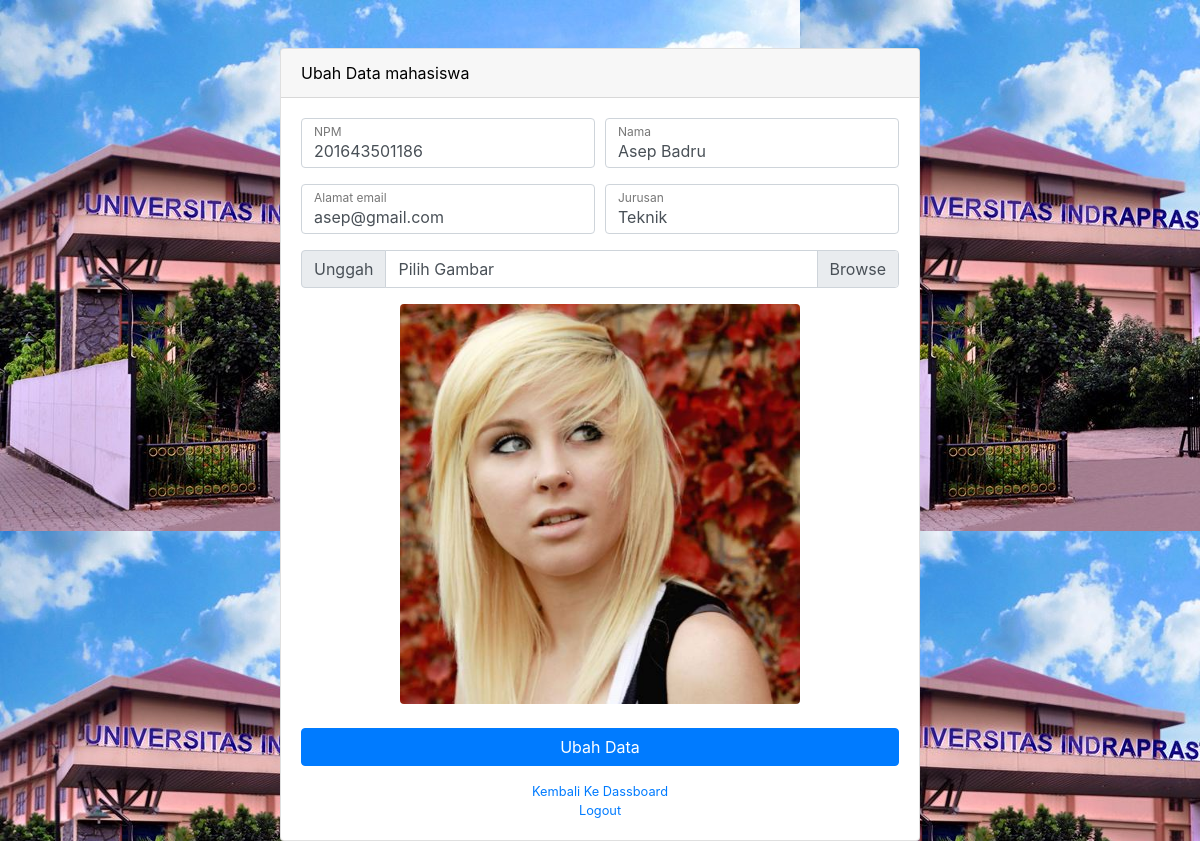
The page /15abdulaziz-edit-template2/ubah.php?id=16 (signed in) on the database its author committed.
### tables this page shows
CREATE TABLE `mahasiswa` (
  `id` int(11) NOT NULL,
  `nama` varchar(200) NOT NULL,
  `npm` varchar(12) NOT NULL,
  `email` varchar(200) NOT NULL,
  `jurusan` varchar(100) NOT NULL,
  `gambar` varchar(100) NOT NULL
);

### 15abdulaziz-edit-template2/functions.php (called while the page is built, shortened)
<?php
$conn = mysqli_connect("localhost","root","","pendaftaran-mahasiswa");
function query($query){
	global $conn;
	$result = mysqli_query($conn, $query);
	$rows =[];
	while($row = mysqli_fetch_assoc($result)){
		$rows[] = $row;
	}
	return $rows;
}
?>

### 15abdulaziz-edit-template2/ubah.php (the view, shortened to what this page needs)
<?php
require 'functions.php';
$id = $_GET["id"];
$mhs = query("SELECT * FROM mahasiswa WHERE id=$id")[0];
?>
<!DOCTYPE html>
<html lang="en">
<head>
  <link href="vendor/fontawesome-free/css/all.min.css" rel="stylesheet" type="text/css">
  <link href="css/sb-admin.css" rel="stylesheet">
</head>
<body class="bg-dark">
  <div class="container">
    <div class="card card-register mx-auto mt-5">
      <div class="card-header">Ubah Data mahasiswa</div>
      <div class="card-body">
        <form action="" method="POST" enctype="multipart/form-data">
          <div class="form-group">
            <div class="form-row">
              <div class="col-md-6">
                <div class="form-label-group">
                  <input type="text" id="npm" name="npm" class="form-control" autofocus="autofocus" value="<?=$mhs ["npm"]; ?>">
                  <label for="npm">NPM</label>
                </div>
              </div>
              <div class="col-md-6">
                <div class="form-label-group">
                  <input type="text" id="nama" name="nama" class="form-control"  value="<?=$mhs ["nama"]; ?>">
                  <label for="nama">Nama</label>
                </div>
              </div>
            </div>
          </div>
          <div class="form-group">
		  <div class="form-row">
            <div class="col-md-6">
              <div class="form-label-group">
              	<input type="email" id="email" name="email"class="form-control" placeholder="Email address" required="required" value="<?=$mhs ["email"]; ?>">
			    <label for="email">Alamat email</label>
			    </div>
              </div>
              <div class="col-md-6">
                <div class="form-label-group">
                  <input type="text" id="jurusan" name="jurusan" class="form-control" placeholder="Password" required="required"value="<?=$mhs ["jurusan"]; ?>">
                  <label for="jurusan">Jurusan</label>
                </div>
			  </div>
			</div>
		  </div>
		  <div class="input-group mb-3">
				<div class="input-group-prepend">
				  <span class="input-group-text">Unggah</span>
				</div>
				<div class="custom-file">
				  <label class="custom-file-label" for="gambar">Pilih Gambar</label>
				</div>
			  </div>
		  <div class="text-center">
				<img src="img/<?= $mhs ['gambar']; ?>" width="400px" class="rounded" alt="...">
			  </div><br>
          <button type="submit" name="submit" class="btn btn-primary btn-block" >Ubah Data</button>
        </form>
        <div class="text-center">
          <a class="d-block small mt-3" href="index2.php">Kembali Ke Dassboard</a>
          <a class="d-block small" href="logout.php">Logout</a>
		</div>
	  </div>
	</div>
  </div>
</body>
</html>

### rows shown on the page
mahasiswa: npm "201643501186", nama "Asep Badru", email "asep@gmail.com", gambar (picture)
